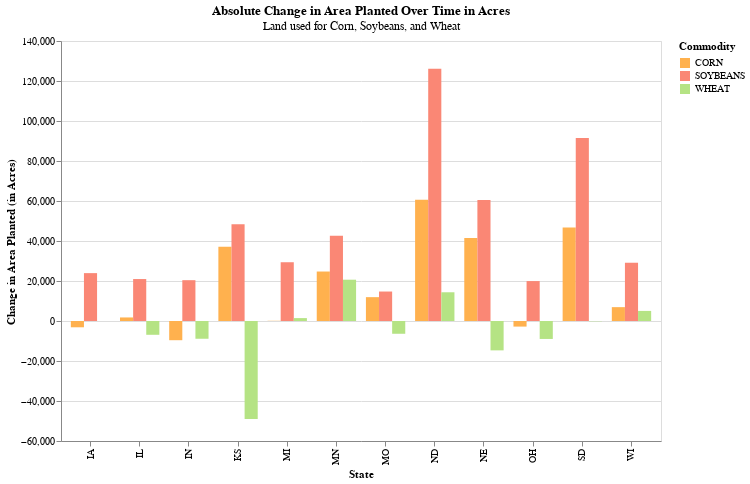

The code cell stored with this chart in its notebook:
### Markdown cell above
### Land Usage Change by state

### Code cell
db_name = 'field_crops.db'
table = 'midwest_area_planted_cleaned'

query = f"""
Select 
    avg(value) AS Value_20,
    commodity_desc,
    state_alpha
from {table} 
where short_desc != 'CORN, SILAGE - PRODUCTION, MEASURED IN TONS'
and asd_code != 99
and county_ansi != ""
and year between 2018 and 2023
group by state_alpha, commodity_desc
"""
conn = sqlite3.connect(db_name) 
avg_area_2015_2020 = pd.read_sql(query, conn)

query = f"""
Select 
    avg(value) AS Value_70,
    commodity_desc,
    state_alpha
from {table} 
where short_desc != 'CORN, SILAGE - PRODUCTION, MEASURED IN TONS'
and asd_code != 99
and county_ansi != ""
and year between 1975 and 1980
group by state_alpha, commodity_desc
"""
avg_area_1975_1980 = pd.read_sql(query, conn)

prod_change = pd.merge(avg_area_2015_2020, avg_area_1975_1980, on=["commodity_desc", "state_alpha"])
prod_change["abs_change_in_area_planted"] = (prod_change['Value_20'] -  prod_change['Value_70']) 
prod_change["perc_change_in_area_planted"] = ((prod_change['Value_20'] -  prod_change['Value_70']) / prod_change['Value_70'])*100

chart = alt.Chart(prod_change).mark_bar().encode(
    x=alt.X('state_alpha:O', title='State'),
    y=alt.Y('abs_change_in_area_planted:Q', title='Change in Area Planted (in Acres)'),
    color=alt.Color('commodity_desc:N', scale=color_scale, legend=alt.Legend(title="Commodity"))  , 
    xOffset='commodity_desc:N'
    ).properties(
        title=alt.TitleParams(
            text='Absolute Change in Area Planted Over Time in Acres',
            subtitle='Land used for Corn, Soybeans, and Wheat',
            anchor='middle'
        ),
        width=600,
        height=400
    )

chart

### Figure 1 — Vega-Lite specification as saved in the notebook (floating-point values rounded to 4 significant figures)
{"config": {"view": {"continuousWidth": 300, "continuousHeight": 300}}, "data": {"name": "data-f127b173ef00994a784069b75920b502"}, "mark": {"type": "bar"}, "encoding": {"color": {"field": "commodity_desc", "legend": {"title": "Commodity"}, "scale": {"domain": ["CORN", "SOYBEANS", "WHEAT"], "range": ["#FFB14E", "#FA8775", "#B5E384"]}, "type": "nominal"}, "x": {"field": "state_alpha", "title": "State", "type": "ordinal"}, "xOffset": {"field": "commodity_desc", "type": "nominal"}, "y": {"field": "abs_change_in_area_planted", "title": "Change in Area Planted (in Acres)", "type": "quantitative"}}, "height": 400, "title": {"text": "Absolute Change in Area Planted Over Time in Acres", "anchor": "middle", "subtitle": "Land used for Corn, Soybeans, and Wheat"}, "width": 600, "$schema": "https://vega.github.io/schema/vega-lite/v5.20.1.json", "datasets": {"data-f127b173ef00994a784069b75920b502": [{"Value_20": 135700.0, "commodity_desc": "CORN", "state_alpha": "IA", "Value_70": 138800.0, "abs_change_in_area_planted": -3144.0, "perc_change_in_area_planted": -2.265}, {"Value_20": 99140.0, "commodity_desc": "SOYBEANS", "state_alpha": "IA", "Value_70": 75200.0, "abs_change_in_area_planted": 23940.0, "perc_change_in_area_planted": 31.83}, {"Value_20": 114500.0, "commodity_desc": "CORN", "state_alpha": "IL", "Value_70": 112700.0, "abs_change_in_area_planted": 1774.0, "perc_change_in_area_planted": 1.574}, {"Value_20": 108000.0, "commodity_desc": "SOYBEANS", "state_alpha": "IL", "Value_70": 87010.0, "abs_change_in_area_planted": 20980.0, "perc_change_in_area_planted": 24.11}, {"Value_20": 8217.0, "commodity_desc": "WHEAT", "state_alpha": "IL", "Value_70": 15110.0, "abs_change_in_area_planted": -6897.0, "perc_change_in_area_planted": -45.63}, {"Value_20": 58970.0, "commodity_desc": "CORN", "state_alpha": "IN", "Value_70": 68570.0, "abs_change_in_area_planted": -9600.0, "perc_change_in_area_planted": -14.0}, {"Value_20": 63850.0, "commodity_desc": "SOYBEANS", "state_alpha": "IN", "Value_70": 43440.0, "abs_change_in_area_planted": 20410.0, "perc_change_in_area_planted": 46.98}, {"Value_20": 4382.0, "commodity_desc": "WHEAT", "state_alpha": "IN", "Value_70": 13260.0, "abs_change_in_area_planted": -8879.0, "perc_change_in_area_planted": -66.96}, {"Value_20": 55300.0, "commodity_desc": "CORN", "state_alpha": "KS", "Value_70": 18150.0, "abs_change_in_area_planted": 37150.0, "perc_change_in_area_planted": 204.6}, {"Value_20": 62270.0, "commodity_desc": "SOYBEANS", "state_alpha": "KS", "Value_70": 13880.0, "abs_change_in_area_planted": 48380.0, "perc_change_in_area_planted": 348.5}, {"Value_20": 70550.0, "commodity_desc": "WHEAT", "state_alpha": "KS", "Value_70": 119500.0, "abs_change_in_area_planted": -48980.0, "perc_change_in_area_planted": -40.98}, {"Value_20": 37130.0, "commodity_desc": "CORN", "state_alpha": "MI", "Value_70": 37030.0, "abs_change_in_area_planted": 99.87, "perc_change_in_area_planted": 0.2697}, {"Value_20": 42850.0, "commodity_desc": "SOYBEANS", "state_alpha": "MI", "Value_70": 13470.0, "abs_change_in_area_planted": 29380.0, "perc_change_in_area_planted": 218.2}, {"Value_20": 11710.0, "commodity_desc": "WHEAT", "state_alpha": "MI", "Value_70": 10260.0, "abs_change_in_area_planted": 1448.0, "perc_change_in_area_planted": 14.11}, {"Value_20": 107600.0, "commodity_desc": "CORN", "state_alpha": "MN", "Value_70": 82840.0, "abs_change_in_area_planted": 24740.0, "perc_change_in_area_planted": 29.86}, {"Value_20": 94720.0, "commodity_desc": "SOYBEANS", "state_alpha": "MN", "Value_70": 52120.0, "abs_change_in_area_planted": 42600.0, "perc_change_in_area_planted": 81.73}, {"Value_20": 35180.0, "commodity_desc": "WHEAT", "state_alpha": "MN", "Value_70": 14530.0, "abs_change_in_area_planted": 20650.0, "perc_change_in_area_planted": 142.2}, {"Value_20": 36370.0, "commodity_desc": "CORN", "state_alpha": "MO", "Value_70": 24450.0, "abs_change_in_area_planted": 11920.0, "perc_change_in_area_planted": 48.77}, {"Value_20": 60510.0, "commodity_desc": "SOYBEANS", "state_alpha": "MO", "Value_70": 45780.0, "abs_change_in_area_planted": 14730.0, "perc_change_in_area_planted": 32.19}, {"Value_20": 9532.0, "commodity_desc": "WHEAT", "state_alpha": "MO", "Value_70": 15920.0, "abs_change_in_area_planted": -6383.0, "perc_change_in_area_planted": -40.11}, {"Value_20": 71810.0, "commodity_desc": "CORN", "state_alpha": "ND", "Value_70": 11140.0, "abs_change_in_area_planted": 60680.0, "perc_change_in_area_planted": 544.7}, {"Value_20": 141300.0, "commodity_desc": "SOYBEANS", "state_alpha": "ND", "Value_70": 15170.0, "abs_change_in_area_planted": 126100.0, "perc_change_in_area_planted": 831.4}, {"Value_20": 86990.0, "commodity_desc": "WHEAT", "state_alpha": "ND", "Value_70": 72630.0, "abs_change_in_area_planted": 14370.0, "perc_change_in_area_planted": 19.78}, {"Value_20": 118800.0, "commodity_desc": "CORN", "state_alpha": "NE", "Value_70": 77330.0, "abs_change_in_area_planted": 41480.0, "perc_change_in_area_planted": 53.64}, {"Value_20": 79930.0, "commodity_desc": "SOYBEANS", "state_alpha": "NE", "Value_70": 19410.0, "abs_change_in_area_planted": 60520.0, "perc_change_in_area_planted": 311.7}, {"Value_20": 20850.0, "commodity_desc": "WHEAT", "state_alpha": "NE", "Value_70": 35540.0, "abs_change_in_area_planted": -14690.0, "perc_change_in_area_planted": -41.32}, {"Value_20": 41660.0, "commodity_desc": "CORN", "state_alpha": "OH", "Value_70": 44450.0, "abs_change_in_area_planted": -2795.0, "perc_change_in_area_planted": -6.287}, {"Value_20": 61280.0, "commodity_desc": "SOYBEANS", "state_alpha": "OH", "Value_70": 41320.0, "abs_change_in_area_planted": 19960.0, "perc_change_in_area_planted": 48.3}, {"Value_20": 7890.0, "commodity_desc": "WHEAT", "state_alpha": "OH", "Value_70": 16870.0, "abs_change_in_area_planted": -8975.0, "perc_change_in_area_planted": -53.22}, {"Value_20": 97550.0, "commodity_desc": "CORN", "state_alpha": "SD", "Value_70": 50730.0, "abs_change_in_area_planted": 46810.0, "perc_change_in_area_planted": 92.27}, {"Value_20": 107500.0, "commodity_desc": "SOYBEANS", "state_alpha": "SD", "Value_70": 15950.0, "abs_change_in_area_planted": 91560.0, "perc_change_in_area_planted": 574.0}, {"Value_20": 20980.0, "commodity_desc": "WHEAT", "state_alpha": "SD", "Value_70": 21110.0, "abs_change_in_area_planted": -134.9, "perc_change_in_area_planted": -0.6389}, {"Value_20": 63000.0, "commodity_desc": "CORN", "state_alpha": "WI", "Value_70": 56070.0, "abs_change_in_area_planted": 6926.0, "perc_change_in_area_planted": 12.35}, {"Value_20": 33080.0, "commodity_desc": "SOYBEANS", "state_alpha": "WI", "Value_70": 3953.0, "abs_change_in_area_planted": 29130.0, "perc_change_in_area_planted": 736.9}, {"Value_20": 5737.0, "commodity_desc": "WHEAT", "state_alpha": "WI", "Value_70": 693.7, "abs_change_in_area_planted": 5044.0, "perc_change_in_area_planted": 727.1}]}}
